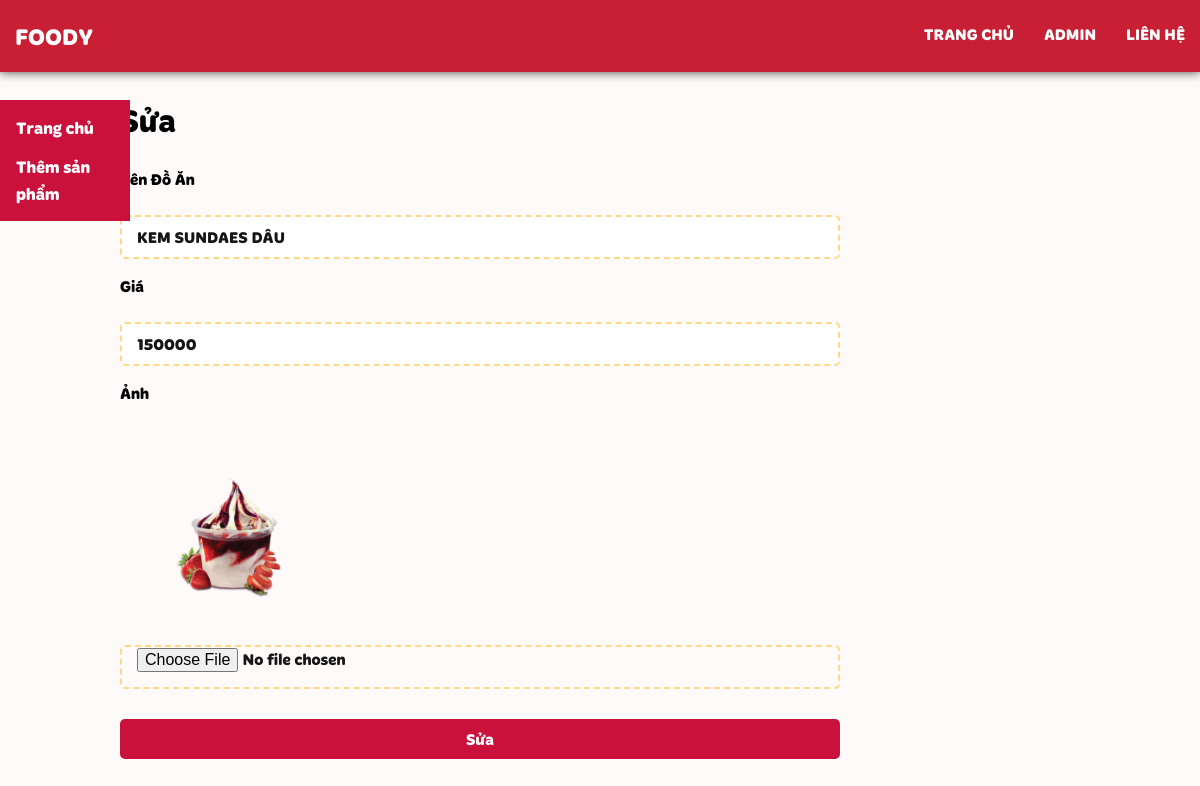
/page/edit.php?id=2, run on the app's committed database.
### tables this page shows
CREATE TABLE `food` (
  `id` int(11) NOT NULL,
  `name` varchar(255) NOT NULL,
  `price` float NOT NULL,
  `image` varchar(255) NOT NULL
);

### page/edit.php (the view, shortened to what this page needs)
<?php
include_once '../server/config.php';
if (isset($_GET['id'])) {
    $id = $_GET['id'];
    $sql = "SELECT * FROM `food` WHERE id = $id";
    $result = $connection->query($sql);
    $row = $result->fetch_assoc();
}
?>
<!DOCTYPE html>
<html lang="en">
<head>
    <link rel="stylesheet" href="../css/edit.css">
</head>
<body>
    <?php include './navbar.php' ?>
    <?php include './sidebar.php' ?>
    <div class="main">
        <h1>Sửa</h1>
        <form action="" method="POST" enctype="multipart/form-data">
            <div class="form-group">
                <label for="name">Tên Đồ Ăn</label> <br>
                <input type="text" name="name" id="name" placeholder="Tên Đồ Ăn" class="form-inp" value="<?php echo $row['name'] ?>" required>
            </div>
            <div class="form-group">
                <label for="price">Giá</label><br>
                <input type="number" name="price" id="price" placeholder="Giá" class="form-inp" required value="<?php echo $row['price'] ?>">
            </div>
            <div class="form-group">
                <label for="image">Ảnh</label> <br>
                <img src="../asset/img/<?php echo $row['image'] ?>" alt="">
                <input type="file" name="image" id="image" class="form-inp">
            </div>
            <div class="form-group">
                <input type="submit" value="Sửa" name="edit" class="btn-add">
            </div>
        </form>
</body>
</html>

### css/edit.css (style rules this page uses)
body { font-family: "Merge", sans-serif; margin: 0; padding: 0; background-color: snow; }
.main { min-height: 100vh; max-width: 960px; margin: 0 auto; position: relative; top: 75px; z-index: 1; }
form { width: 100%; display: flex; flex-direction: column; }
.form-group { width: 75%; display: flex; flex-direction: column; margin-bottom: 15px; }
.form-group img { width: 30%; height: auto; object-fit: cover; }
.form-inp { height: 40px; border: 2px dashed #ffd984; border-radius: 5px; padding: 0 15px; font-size: 16px; color: #161616; outline: none; font-family: "Merge", sans-serif; }
.btn-add { width: 100%; height: 40px; border: none; border-radius: 5px; background-color: #ca113c; color: #fff; font-size: 16px; cursor: pointer; outline: none; font-family: "Merge", sans-serif; }

### data on the page
food: name "KEM SUNDAES DÂU", price "150000", image (picture)
